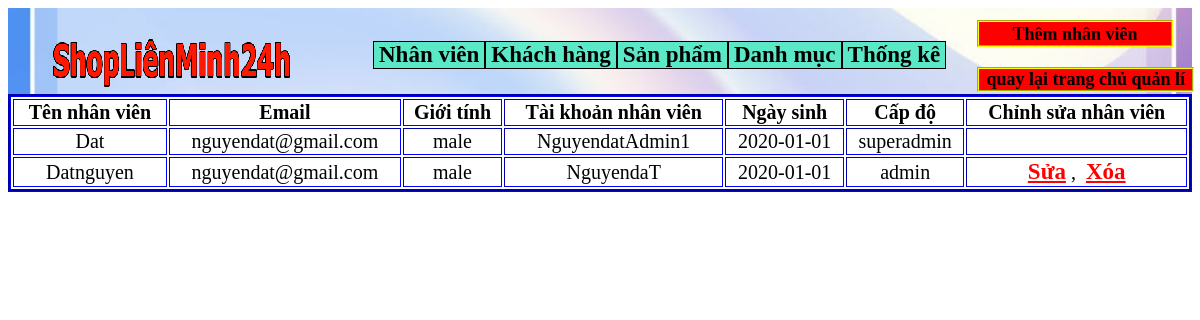
The app's page /admin/ql_nhan_vien/danh_sach_nv/index.php (signed in), older data.
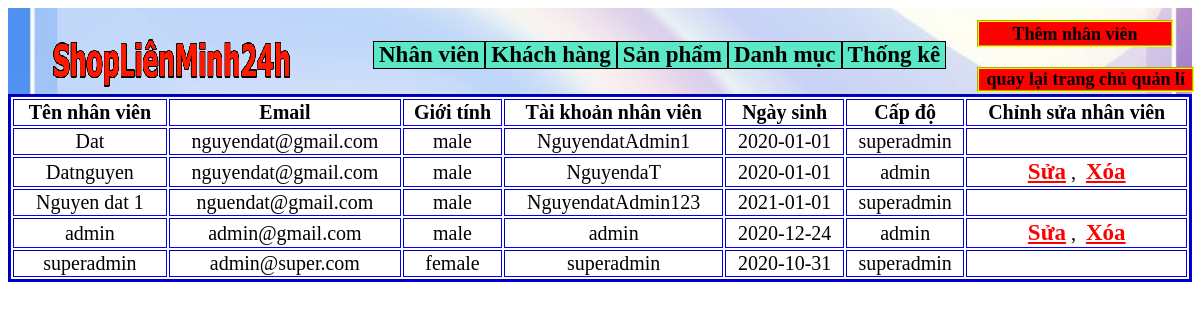
The same page, newer data.
### tables this page shows
CREATE TABLE `nhan_vien` (
  `ma` int(11) NOT NULL,
  `ten` varchar(50) NOT NULL,
  `email_nv` varchar(50) NOT NULL,
  `gioi_tinh` varchar(50) NOT NULL,
  `tai_khoan_nhan_vien` varchar(40) NOT NULL,
  `mat_khau` varchar(40) NOT NULL,
  `ngay_sinh` date NOT NULL,
  `cap_do` varchar(50) NOT NULL
);

### admin/ql_nhan_vien/danh_sach_nv/index.php (the view, shortened to what this page needs)
<!DOCTYPE html>
<html>
<head>
</head>
<body>
	<div id="div_tong_admin">
		<div id="div_banner">
			<div id="link">
				<div class="nut_dk">
					<a href="../index.php" style="font-size: 18px;">Thêm nhân viên</a>
				</div>
				<div class="nut_dk_2">
					<a href="../../index.php" style="font-size: 18px;">quay lại trang chủ quản lí</a>
				</div>
			</div>
			<div id="div_logo">
				<a href="http://localhost/doAn_1/trang_chu/index.php">
					<img src="../../../banner_and_slide/logo24h.png" style="width: 100%;height: 50px;image-rendering: pixelated;">
				</a>
			</div>
			<div id='div_menu'>
				<?php include 'menu.php' ?>
			</div>
		</div>
	<?php require '../../../connect.php';
		$sql = "select * from nhan_vien";
		$result = mysqli_query($connect,$sql);
		$each_cap_do = mysqli_fetch_array($result);
	  ?>
	  <table width="100%" border="1">
	  	<th>Tên nhân viên</th>
	  	<th>Email</th>
	  	<th>Giới tính</th>
	  	<th>Tài khoản nhân viên</th>
	  	<th>Ngày sinh</th>
	  	<th>Cấp độ</th>
	  	<?php
	  		if($each_cap_do['cap_do']== 'superadmin'){ ?>
				<th>Chỉnh sửa nhân viên</th>
	  		<?php } ?>
	  	<?php foreach ($result as $each): ?>
	  		<tr>
	  			<td>
	  				<?php echo $each['ten']; ?>
	  			</td>
	  			<td>
	  				<?php echo $each['email_nv']; ?>
	  			</td>
	  			<td>
	  				<?php echo $each['gioi_tinh']; ?>
	  			</td>
	  			<td>
	  				<?php echo $each['tai_khoan_nhan_vien']; ?>
	  			</td>
	  			<td>
	  				<?php echo $each['ngay_sinh']; ?>
	  			</td>
	  			<td>
	  				<?php echo $each['cap_do']; ?>
	  			</td>
		  			<?php if($each['cap_do']== 'superadmin'){ ?>
		  				<td></td>
		  			<?php }else{ ?>
		  				<td>
		  					<a style='text-decoration: underline; color:red; ' href="view_update_nv.php?ma=<?php echo $each['ma'] ?>">Sửa</a>,
		  					<a style='text-decoration: underline; color:red; ' onclick='return check_delete()' href="process_delete_nv.php?ma=<?php echo $each['ma'] ?>">Xóa</a>
		  				</td>
		  		<?php } ?>
	  		</tr>
	  	<?php endforeach ?>
	  </table>
</body>
</html>

Row changes from the older to the newer data that the page shows:
added nhan_vien: ten "Nguyen dat 1", email_nv "nguendat@gmail.com", gioi_tinh "male", tai_khoan_nhan_vien "NguyendatAdmin123", ngay_sinh "2021-01-01", cap_do "superadmin"
added nhan_vien: ten "admin", email_nv "admin@gmail.com", gioi_tinh "male", tai_khoan_nhan_vien "admin", ngay_sinh "2020-12-24", cap_do "admin"
added nhan_vien: ten "superadmin", email_nv "admin@super.com", gioi_tinh "female", tai_khoan_nhan_vien "superadmin", ngay_sinh "2020-10-31", cap_do "superadmin"
